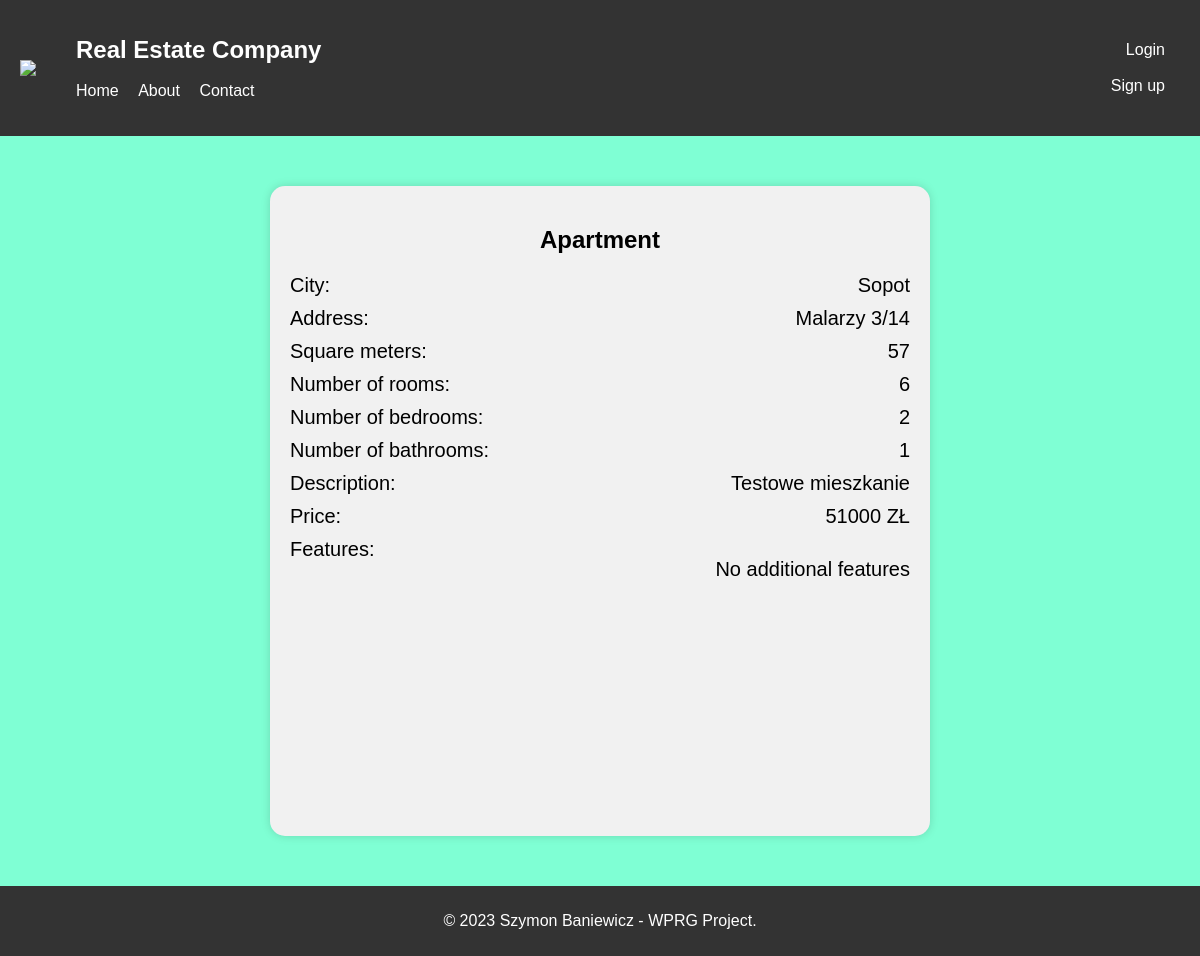
The page /php/property_details.php?id=1 on the database its author committed.
### tables this page shows
CREATE TABLE `property` (
  `Property_ID` int(11) NOT NULL,
  `Type` bit(1) NOT NULL,
  `PType` varchar(255) NOT NULL,
  `City` varchar(255) NOT NULL,
  `Address` varchar(255) NOT NULL,
  `ZIP_Code` varchar(255) NOT NULL,
  `Square_meters` float NOT NULL,
  `nr_rooms` int(11) NOT NULL,
  `nr_bedrooms` int(11) NOT NULL,
  `nr_bathrooms` int(11) NOT NULL,
  `Feature` int(11) NOT NULL,
  `Description` varchar(255) NOT NULL,
  `Price` float NOT NULL
);

CREATE TABLE `features` (
  `Feature_ID` int(11) NOT NULL,
  `Feature_type` varchar(255) NOT NULL
);

### php/property_details.php (the view, shortened to what this page needs)
<?php
include('config.php');
if (isset($_GET['id'])) {
    $property_id = $_GET['id'];
    $stmt = $conn->prepare("SELECT * FROM property WHERE Property_ID = ?");
    $stmt->bind_param("i", $property_id);
    $stmt->execute();
    $result = $stmt->get_result();
    $property = $result->fetch_assoc();
    $stmt = $conn->prepare("SELECT Feature_type FROM features_description fd INNER JOIN features f ON fd.Features_Feature_ID = f.Feature_ID
                            WHERE Property_Property_ID = ?");
    $stmt->bind_param("i", $property_id);
    $stmt->execute();
    $result = $stmt->get_result();
    $features = $result->fetch_all(MYSQLI_ASSOC);
} else {
    header("Location: index.php");
}
?>
<!DOCTYPE html>
<html>
<head>
    <link rel="stylesheet" type="text/css" href="../css/style.css">
</head>
<body>
<header>
<div class="header-container">
        <div class="left-nav">
        <img src="../img/logo.png">
            <nav>
                <ul>
                <li><h1>Real Estate Company</h1></li><br><br>
                    <li><a href="index.php">Home</a></li>
                    <li><a href="#">About</a></li>
                    <li><a href="#">Contact</a></li>
                </ul>
            </nav>
        </div>
        <?php
        if (isset($_SESSION['login_user'])) {
            echo '<div class="right-nav">';
            echo '<nav>';
            echo '<ul>';
            echo '<li><h1>Hello, ' . $_SESSION['first_name'] . '!</h1></li><br><br>';
            echo '<li><a href="#">Profil</a></li>';
            echo '<li><a href="logout.php">Logout</a></li>';
            echo '</ul>';
            echo '</nav>';
            echo '</div>';
        } else {
            echo '<div class="right-nav">';
            echo '<nav>';
            echo '<ul>';
            echo '<li><a href="login.php">Login</a></li><br><br>';
            echo '<li><a href="register.php">Sign up</a></li>';
            echo '</ul>';
            echo '</nav>';
            echo '</div>';
        }
        ?>
    </div>
    </header>
    <div class="content-section">
    <div class="property-details">
        <h2><?php echo $property['PType']; ?></h2>
        <div class="property-field">
            <span>City:</span>
            <span><?php echo $property['City']; ?></span>
        </div>
        <div class="property-field">
            <span>Address:</span>
            <span><?php echo $property['Address']; ?></span>
        </div>
        <div class="property-field">
            <span>Square meters:</span>
            <span><?php echo $property['Square_meters']; ?></span>
        </div>
        <div class="property-field">
            <span>Number of rooms:</span>
            <span><?php echo $property['nr_rooms']; ?></span>
        </div>
        <div class="property-field">
            <span>Number of bedrooms:</span>
            <span><?php echo $property['nr_bedrooms']; ?></span>
        </div>
        <div class="property-field">
            <span>Number of bathrooms:</span>
            <span><?php echo $property['nr_bathrooms']; ?></span>
        </div>
        <div class="property-field">
            <span>Description:</span>
            <span><?php echo $property['Description']; ?></span>
        </div>
        <div class="property-field">
            <span>Price:</span>
            <span><?php echo $property['Price']; ?> ZŁ</span>
        </div>
        <div class="property-field">
            <span>Features:</span>
            <ul>
                <?php
                    foreach($features as $feature) {
                        echo '<li>'.$feature['Feature_type'].'</li>';
                    }
                ?>
            </ul>
        </div>
    </div>
</div>
    <footer>
        <p>&copy; 2023 Szymon Baniewicz - WPRG Project.</p>
    </footer>
</html>

### css/style.css (style rules this page uses)
* { box-sizing: border-box; }
body { margin: 0; padding: 0; font-family: Arial, sans-serif; height: 100%; width: 100%; min-height: 100%; display: flex; flex-direction: column; }
header { background-color: #333; color: #fff; padding: 20px; width: 100%; }
.header-container { display: flex; flex-direction: row; justify-content: space-between; align-items: center; }
.left-nav, .right-nav { display: flex; align-items: center; list-style-type: none; padding: 0; }
.right-nav { text-align: right; }
.left-nav ul li, .right-nav ul li { list-style-type: none; }
.left-nav a, .right-nav a { color: inherit; text-decoration: none; }
nav ul li { margin-right: 15px; list-style-type: none; display: inline-block; }
header h1 { margin: 0; }
nav ul li a { color: #fff; text-decoration: none; }
.content-section { flex-grow: 1; display: flex; justify-content: center; background-color: aquamarine; padding: 50px; text-align: center; min-height: calc(100vh - 50px); }
footer { background-color: #333; color: #fff; padding: 10px; text-align: center; margin-top: auto; width: 100%; }
.property-details { width: 60%; margin: 0 auto; background-color: #f1f1f1; padding: 20px; border-radius: 15px; box-shadow: 0px 0px 10px rgba(0,0,0,0.15); }
.property-field { font-size: 20px; display: flex; justify-content: space-between; margin-bottom: 10px; }
.property-field li { list-style: none; }

### rows shown on the page
property: PType "Apartment", City "Sopot", Address "Malarzy 3/14", Square_meters "57", nr_rooms "6", nr_bedrooms "2", nr_bathrooms "1", Description "Testowe mieszkanie", Price "51000"
features: Feature_type "No additional features"
